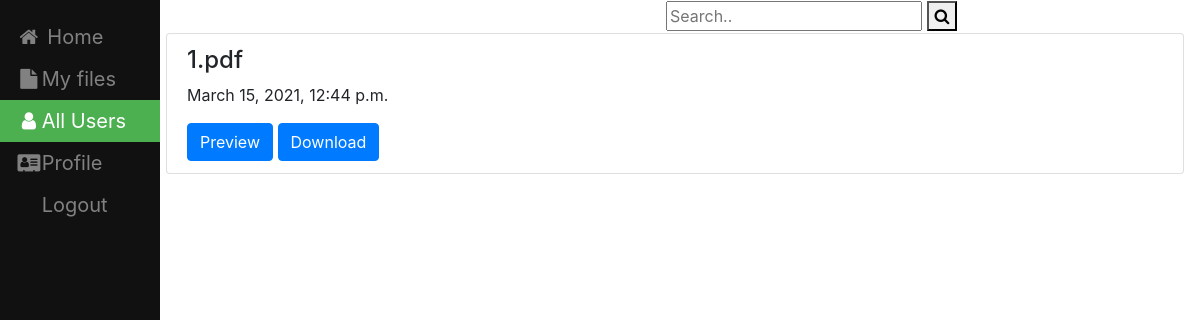
Page /kartheek on the earlier database version.
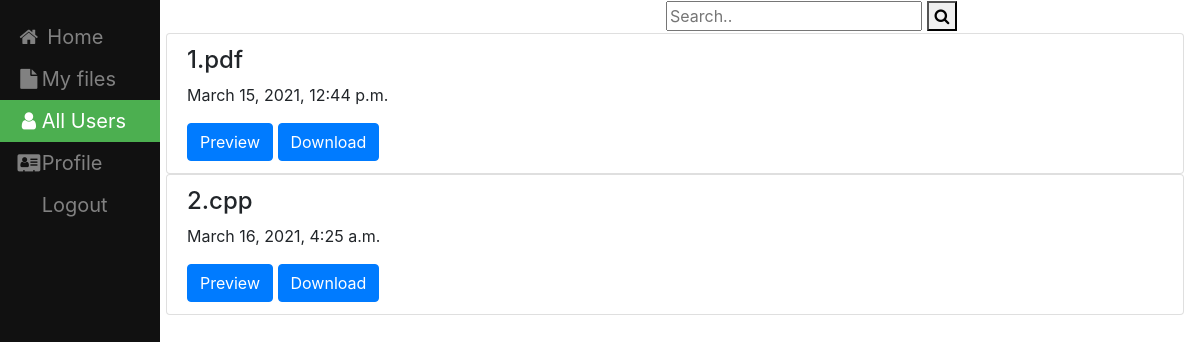
Same page on the later database version.
### filesharing/models.py (models this page shows, shortened)
class File(models.Model):
    name = models.CharField(max_length=100,null=True,blank=True)
    file=models.FileField(upload_to=user_directory_path);
    created_on = models.DateTimeField(auto_now_add=True)
    user = models.ForeignKey(User,on_delete=models.CASCADE, default=None)

### filesharing/views.py (the view)
# urls.py: path('<slug:user>',views.ousersfile,name='ousersfiles')
def ousersfile(request,user):
    print(user)
    ruser=User.objects.get(username=user)
    all_files = File.objects.filter(user=ruser)
    context = {'all_files': all_files, 'u': ruser}
    return render(request, 'filesharing/ousersfile.html', context)

### templates/filesharing/ousersfile.html (shortened to what this page needs)
{% load static %}
<!DOCTYPE html>
<html lang="en" dir="ltr">
  <head>
    <link rel="stylesheet" type="text/css" href="{%  static "css/styles.css" %}"/>
    <link rel="stylesheet" href="https://cdnjs.cloudflare.com/ajax/libs/font-awesome/4.7.0/css/font-awesome.min.css">
    <link rel="stylesheet" href="https://maxcdn.bootstrapcdn.com/bootstrap/4.0.0/css/bootstrap.min.css">
</head>
  <body>
<div class="sidebar">
  <a href="home1"><i class="fa fa-fw fa-home"></i> Home</a>
  <a  href="My_Files"><i class="fa fa-fw fa-file"></i>My files</a>
  <a class="active" href="allusers"><i class="fa fa-fw fa-user"></i>All Users</a>
  <a href="createdprofile"><i class="fa fa-fw fa-address-card"></i>Profile</a>
  <a href="logout">Logout</a>
</div>
<form class="example" action="action_page.php">
  <input type="text" placeholder="Search.." name="search">
  <button type="submit"><i class="fa fa-search"></i></button>
</form>
  <div class="content">
      <div class="list-group">
      {% for file in all_files %}
            <div class="list-group">
                 <div  class="list-group-item">
                    <h4 class="list-group-item-text">{{ file.name}}</h4>
                      <p class="list-group-item-text">{{ file.created_on}}</p>
                     <a class="list-group-item-text" href="{{ file.file.url }}" target="_blank"><button type="button" class="btn btn-primary">Preview</button> </a> </td>
                     <a class="list-group-item-text" href="{{ file.file.url }}" target="_blank" download><button type="button" class="btn btn-primary">Download</button></a>&nbsp;&nbsp;&nbsp;&nbsp;&nbsp;&nbsp;
                 </div>
          </div>
      {% endfor %}
     </div>
  </div>
  </body>
</html>

Differences in the rows shown:
added File: name "2.cpp", created_on "March 16, 2021, 4:25 a.m."
